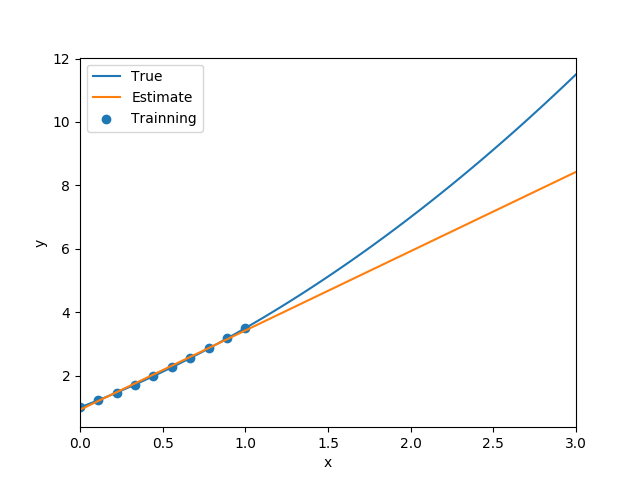

Generate this figure with Python:
#!/usr/bin/python
# -*- coding: utf-8 -*-

import numpy as np
import matplotlib
matplotlib.use('Agg')
import matplotlib.pyplot as plt
import numpy.polynomial.polynomial as poly

def main():
    beta0 = np.array([1, 2, 0.5])
    x = np.linspace(0, 1, 10)
    y = poly.polyval(x, beta0)

    sxx = np.var(x)
    sxy = np.cov(np.append(x, x.mean()), np.append(y, y.mean()))[0][1]

    hat_beta_1 = sxy / sxx
    hat_beta_0 = y.mean() - hat_beta_1 * x.mean()

    xp = np.linspace(0, 3, 100)
    yp0 = poly.polyval(xp, beta0)
    hat_yp = hat_beta_0 + hat_beta_1 * xp

    plt.plot(xp, yp0, label = 'True')
    plt.plot(xp, hat_yp, label = 'Estimate')
    plt.scatter(x, y, label = 'Trainning')
    plt.legend()
    plt.xlim([0, 3])
    plt.xlabel('x')
    plt.ylabel('y')
    plt.savefig('plot.png')

if __name__ == '__main__':
    main()
